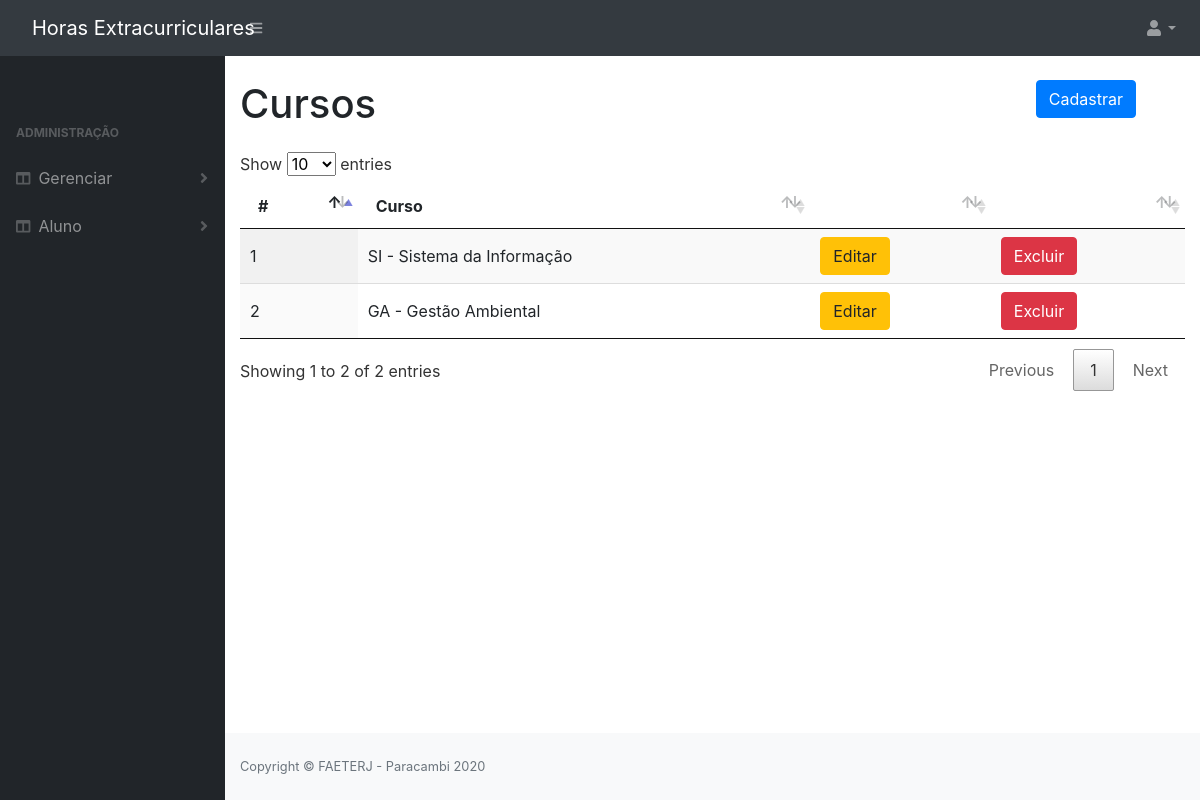
Screenshot of /curso.php (signed in) with the database file from the repository.
### tables this page shows
CREATE TABLE IF NOT EXISTS `curso` (
  `id` INT NOT NULL AUTO_INCREMENT,
  `nome` VARCHAR(255) NOT NULL,
  `sigla` VARCHAR(5) NOT NULL,
  `data_registro` DATETIME NOT NULL DEFAULT CURRENT_TIMESTAMP,
  PRIMARY KEY (`id`));

### class/CursoDao.php (called while the page is built, shortened)
<?php
require_once 'DB.php';
abstract class CursoDao extends DB
{
    protected $table;
   public function findAll()
    {
        $sql = "SELECT * FROM $this->table";
        $stmt = DB::prepare($sql);
        $stmt->execute();
        return $stmt->fetchAll();
    }
}

### class/DB.php (called while the page is built, shortened)
<?php
class DB{
	private static $instance;
	public static function getInstance(){
		if(!isset(self::$instance)){
			try {
				self::$instance = new PDO('mysql:host=' . DB_HOST . ';dbname=' . DB_NAME, DB_USER, DB_PASS, array(PDO::MYSQL_ATTR_INIT_COMMAND => "SET NAMES utf8"));
				self::$instance->setAttribute( PDO::ATTR_ERRMODE, PDO::ERRMODE_EXCEPTION);
				self::$instance->setAttribute(PDO::ATTR_DEFAULT_FETCH_MODE, PDO::FETCH_OBJ);
			} catch (PDOException $e) {
				echo $e->getMessage();
			}
		}
		return self::$instance;
	}
	public static function prepare($sql){
		return self::getInstance()->prepare($sql);
	}
}

### curso.php (the view, shortened to what this page needs)
<?php
require_once 'include/topo.php';
$curso = new Curso();
?>
<div class="container-fluid">
<div class="form-row">
        <div class="form-group col-md-10">
            <h1>Cursos</h1>
        </div>
        <div class="form-group col-md-2">
            <button type="button" class="btn btn-primary" data-toggle="modal" data-target="#cadastrar">Cadastrar</button>
        </div>
    </div>
<table id="listar" class="display" style="width:100%">
            <thead>
                <tr>
                    <th>#</th>
                    <th>Curso</th>
                    <th></th>
                    <th></th>
                </tr>
            </thead>
            <?php foreach ($curso->findAll() as $key => $value) : ?>
                <tr>
                    <td><?php echo $value->id; ?></td>
                    <td><?php echo $value->sigla . " - " . $value->nome; ?></td>
                    <td>
                        <button type="button" class="btn btn-warning" data-toggle="modal" data-target="#editar" onclick="preencheDados('editar', <?php echo '\''. $value->id . '\',' . '\''. $value->sigla . '\',' . '\''. $value->nome . '\'' ?>)">Editar</button>
                    </td>
                    <td>
                        <button type="button" class="btn btn-danger" data-toggle="modal" data-target="#excluir" onclick="preencheDados('excluir', <?php echo $value->id; ?>)">Excluir</button>
                    </td>
                </tr>
            <?php endforeach;?>
</table>
</div>
<?php require_once 'include/rodape.php'?>

### rows the page displays
curso: id "1", sigla "SI", nome "Sistema da Informação"
curso: id "2", sigla "GA", nome "Gestão Ambiental"
